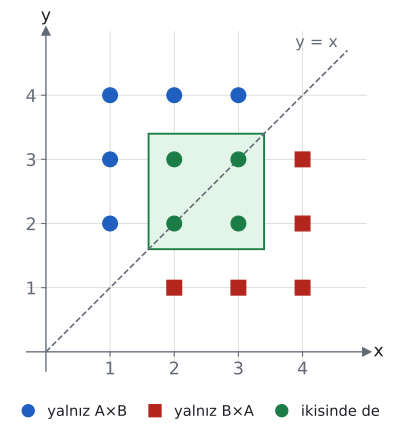

This figure's Python source:
import sys; sys.path.insert(0, "tools")
from cizim import *

# A = {1, 2, 3}, B = {2, 3, 4}. A×B mavi, B×A kırmızı; ortak 4 nokta (A∩B)×(A∩B) = {2, 3}×{2, 3} yeşil.
# A×B ile B×A, y = x doğrusuna göre simetriktir.
fig, ax = sekil(5, 4.6)
eksenler(ax, x=(-0.3, 5), y=(-0.3, 5), izgara=True)
ax.set_xticks([1, 2, 3, 4]); ax.set_yticks([1, 2, 3, 4]); ax.set_aspect("equal")
ax.plot([0, 4.7], [0, 4.7], ls="--", color=SOLUK, lw=1.2)
ax.text(4.55, 4.75, "y = x", color=SOLUK, fontsize=12, ha="right")
A, B = {1, 2, 3}, {2, 3, 4}
AB = {(a, b) for a in A for b in B}; BA = {(b, a) for b in B for a in A}
for p in AB | BA:
    if p in AB and p in BA: renk, isaret = YESIL, "o"
    elif p in AB: renk, isaret = MAVI, "o"
    else: renk, isaret = KIRMIZI, "s"
    ax.plot(*p, isaret, color=renk, markersize=11, zorder=5)
ax.add_patch(patches.Rectangle((1.6, 1.6), 1.8, 1.8, facecolor=YESIL_ACIK, edgecolor=YESIL, lw=1.4, zorder=1))
ax.plot([], [], "o", color=MAVI, markersize=9, label="yalnız A×B")
ax.plot([], [], "s", color=KIRMIZI, markersize=9, label="yalnız B×A")
ax.plot([], [], "o", color=YESIL, markersize=9, label="ikisinde de")
ax.legend(loc="upper center", bbox_to_anchor=(0.5, -0.06), ncol=3, frameon=False, fontsize=11, handletextpad=0.3, columnspacing=0.9)
kaydet(fig, __file__)
